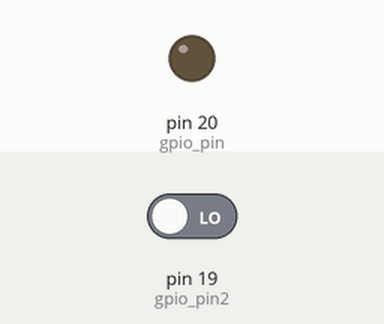
Bench run of a program on a simulated MicroPython board. Parts: output pins drawn as LEDs (lit = HIGH). Inputs (shaded band) come from the test bench; at power-on: pin 19 (gpio_pin2) LOW.

Above: at 1.2 s.
1.3 s: pin 19 (gpio_pin2) driven HIGH
At 1.6 s:
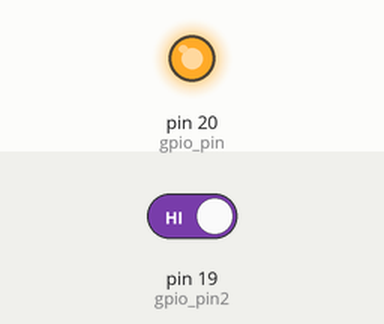
Timing chart, 0 to 4.3 s (numbered marks = the images above; inputs shaded):
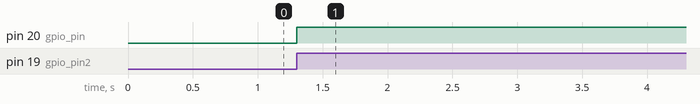

The program:

main.py
```python
from machine import Pin
import time

gpio_pin = Pin(20, Pin.OUT)
gpio_pin2 = Pin(19, Pin.IN)
gpio_pin3 = Pin(18, Pin.IN)

button_state = gpio_pin2.value()
light_on = False


while True:
    new_button_state = gpio_pin2.value()
    if new_button_state != button_state:
        if new_button_state == 1:
            light_on = not light_on
            gpio_pin.value(light_on)
        button_state = new_button_state
        time.sleep(0.2)
```

Measured:
- after the input at 1.3 s, pin 20 (gpio_pin): LOW → HIGH at once
